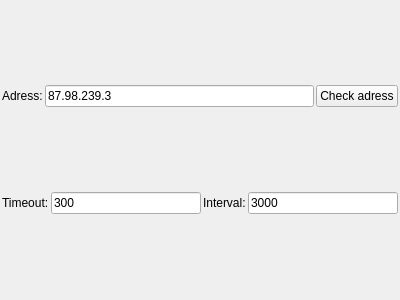
<?xml version="1.0" encoding="UTF-8"?>
<ui version="4.0">
 <class>MainWindow</class>
 <widget class="QMainWindow" name="MainWindow">
  <property name="geometry">
   <rect>
    <x>0</x>
    <y>0</y>
    <width>400</width>
    <height>300</height>
   </rect>
  </property>
  <property name="windowTitle">
   <string>Check host</string>
  </property>
  <widget class="QWidget" name="centralWidget">
   <layout class="QVBoxLayout" name="verticalLayout">
    <property name="spacing">
     <number>2</number>
    </property>
    <property name="leftMargin">
     <number>2</number>
    </property>
    <property name="topMargin">
     <number>2</number>
    </property>
    <property name="rightMargin">
     <number>2</number>
    </property>
    <property name="bottomMargin">
     <number>2</number>
    </property>
    <item>
     <layout class="QHBoxLayout" name="horizontalLayout_2">
      <property name="spacing">
       <number>2</number>
      </property>
      <item>
       <widget class="QLabel" name="adressLabel">
        <property name="text">
         <string>Adress:</string>
        </property>
       </widget>
      </item>
      <item>
       <widget class="QLineEdit" name="adressLineEdit">
        <property name="text">
         <string>87.98.239.3</string>
        </property>
       </widget>
      </item>
      <item>
       <widget class="QPushButton" name="checkAdressButton">
        <property name="text">
         <string>Check adress</string>
        </property>
       </widget>
      </item>
     </layout>
    </item>
    <item>
     <layout class="QHBoxLayout" name="horizontalLayout">
      <property name="spacing">
       <number>2</number>
      </property>
      <item>
       <widget class="QLabel" name="timeoutLabel">
        <property name="text">
         <string>Timeout:</string>
        </property>
       </widget>
      </item>
      <item>
       <widget class="QLineEdit" name="timeoutLineEdit">
        <property name="text">
         <string>300</string>
        </property>
       </widget>
      </item>
      <item>
       <widget class="QLabel" name="intervalLabel">
        <property name="text">
         <string>Interval:</string>
        </property>
       </widget>
      </item>
      <item>
       <widget class="QLineEdit" name="intervalLineEdit">
        <property name="text">
         <string>3000</string>
        </property>
       </widget>
      </item>
     </layout>
    </item>
   </layout>
  </widget>
 </widget>
 <layoutdefault spacing="6" margin="11"/>
 <resources/>
 <connections/>
</ui>
